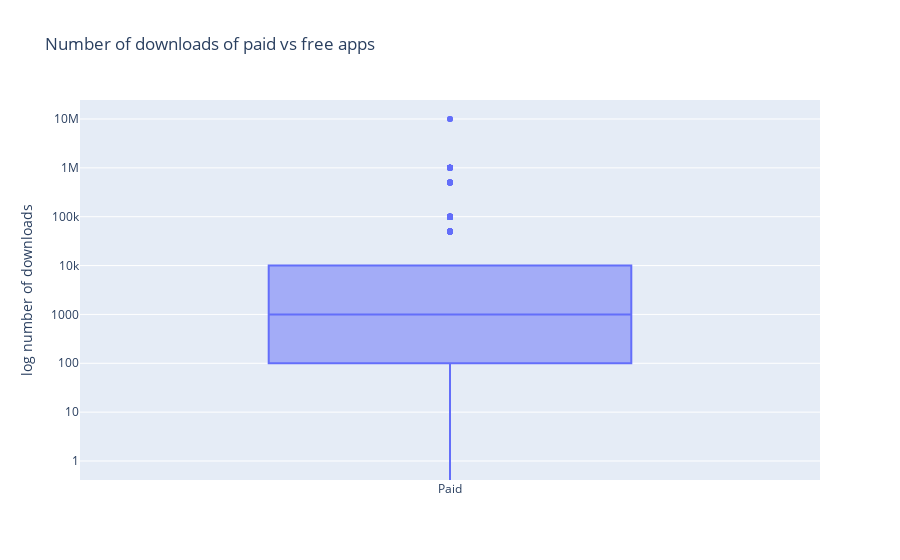

The code cell stored with this chart in its notebook:
### Code cell
# add trace0 and trace1 to a list for plotting
data = [trace0, trace1]
plotly.offline.iplot({'data':data, 'layout': layout})

### Figure 1 — Plotly figure (JSON) as saved in the notebook; plotly's stock layout.template omitted (floating-point values rounded to 4 significant figures; data arrays with more than 128 entries replaced by an {"elided": "..."} marker saying what was removed)
{"data": [{"name": "Paid", "type": "box", "y": {"elided": "756 int values"}}, {"name": "Free", "type": "box", "y": []}], "layout": {"autosize": true, "title": {"text": "Number of downloads of paid vs free apps"}, "xaxis": {"autorange": true, "range": [-0.5, 0.5], "type": "category"}, "yaxis": {"autorange": true, "range": [-0.3889, 7.389], "title": {"text": "log number of downloads"}, "type": "log"}}}
